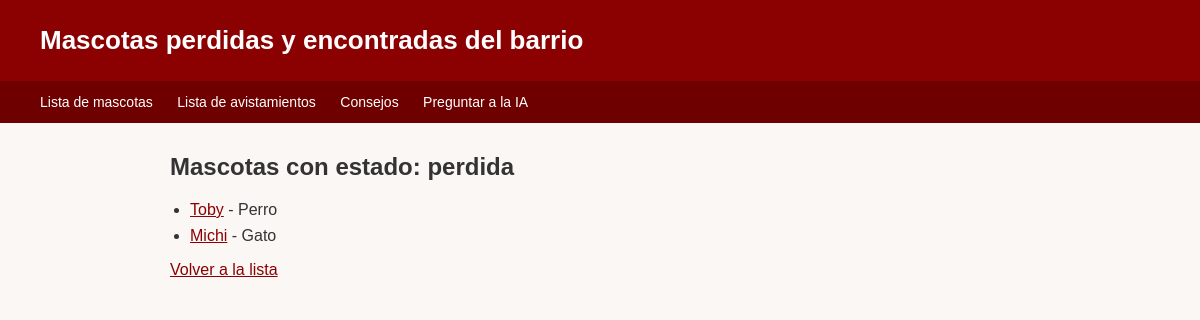
Page /mascotas/estado/perdida/ on the earlier database version.
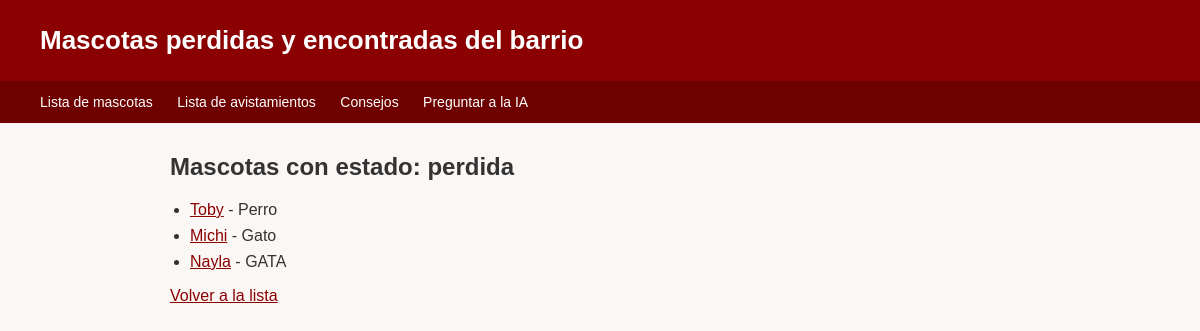
Same page on the later database version.
### mascotas/models.py (models this page shows, shortened)
class Mascota(models.Model):
    ESTADOS = [
        ('perdida', 'Perdida'),
        ('encontrada', 'Encontrada'),
    ]
    nombre = models.CharField(max_length=100)
    especie = models.CharField(max_length=50)
    color = models.CharField(max_length=50)
    descripcion = models.TextField()
    estado = models.CharField(max_length=20, choices=ESTADOS, default='perdida')

### mascotas/views.py (the view)
# urls.py: path('mascotas/estado/<str:estado>/', views.mascotas_por_estado, name='mascotas_por_estado'),
def mascotas_por_estado(request, estado):
    mascotas = Mascota.objects.filter(estado__iexact=estado)
    return render(request, 'mascotas/por_estado.html', {
        'mascotas': mascotas,
        'estado': estado,
    })

### mascotas/templates/mascotas/por_estado.html
{% extends 'base.html' %}
{% block contenido %}
<h2>Mascotas con estado: {{ estado }}</h2>
<ul>
    {% for mascota in mascotas %}
        <li><a href="/mascotas/{{ mascota.id }}/">{{ mascota.nombre }}</a> - {{ mascota.especie }}</li>
    {% empty %}
        <li>No hay mascotas con este estado.</li>
    {% endfor %}
</ul>
<p><a href="/">Volver a la lista</a></p>
{% endblock %}

Differences in the rows shown:
added Mascota: nombre "Nayla", especie "GATA"
